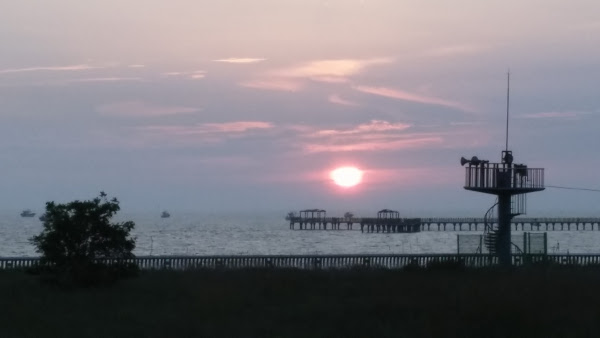
#> input picture img/sunset.jpg, 600 x 338 px
$ python 0401roi.py
#> lines starting #> are read from the running program, lines starting #| are printed output that depends on the picture; after the words box and inside, x2 and y2 are one past the last pixel; in counts of white or black regions, pixels touching at a corner belong together
import cv2
import numpy as np
img = cv2.imread('./img/sunset.jpg')
#> img is the input picture: shape (338, 600, 3); mean B, G, R 124.9, 117.8, 120.9
x=320; y=150; w=50; h=50
cv2.rectangle(img, (x,y), (x+w, y+h), (0,255,0))
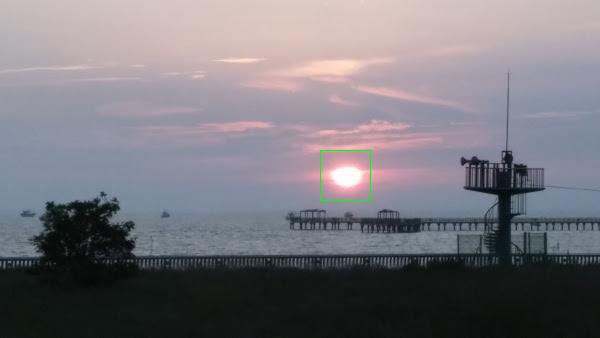
#> img: shape (338, 600, 3); 0.1% of pixels changed, all inside (x1, y1, x2, y2) = (320, 150, 371, 201)
cv2.imshow("그림", img)
cv2.waitKey(0)
cv2.destroyAllWindows()

roi = img[y:y+h, x:x+w]
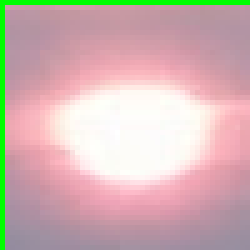
#> roi: shape (50, 50, 3) (shown 5 times larger); mean B, G, R 179.1, 180.1, 208.6
img2 = roi.copy()
img[y:y+h, x+w:x+w+w] = roi
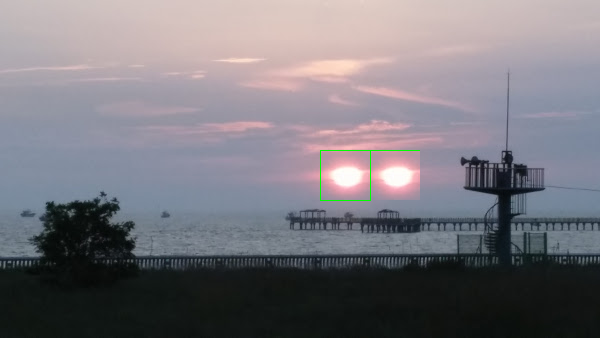
#> img: shape (338, 600, 3); 1.21% of pixels changed, all inside (x1, y1, x2, y2) = (371, 150, 420, 200)
cv2.rectangle(img, (x,y), (x+w+w, y+h), (0,255,0))
#> img: shape (338, 600, 3); 0.05% of pixels changed, all inside (x1, y1, x2, y2) = (371, 150, 421, 201)
cv2.imshow("img", img)
cv2.imshow("roi", img2)
cv2.imwrite("./img/cropped1031.jpg", img2)
cv2.waitKey(0)
cv2.destroyAllWindows()
